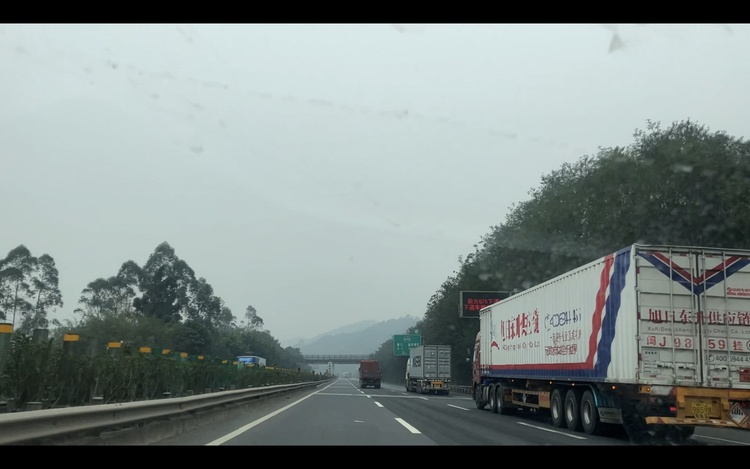
#> input picture opencv_python_study/again/images/highway.jpg, 750 x 469 px, shrunk from 2880 x 1800 before the run
$ jupyter execute chapter13.ipynb   (shell and % lines are left out)
#> lines starting #> are read from the running program, lines starting #| are printed output that depends on the picture
[cell 1]
import cv2
import numpy as np
import matplotlib.pyplot as plt

[cell 2]
def show(img, title='Image'):
    plt.imshow(cv2.cvtColor(img, cv2.COLOR_BGR2RGB))
    plt.axis('off')  # 不显示坐标轴
    plt.title(title) # 图像题目
    plt.show()

从统计的角度讲，直方图是图像内灰度值的统计特性与图像灰度值之间的函数，直方图统计图像内各个灰度级出现的次数。

有时为了便于表示，也会采用归一化直方图。在归一化直方图中，x轴仍然表示灰度级；y轴不再表示灰度级出现的次数，而是灰度级出现的频率。

# ravel函数

numpy中的ravel()、flatten()、squeeze()都有将多维数组转换为一维数组的功能。

区别：
* ravel()：如果没有必要，不会产生源数据的副本

* flatten()：返回源数据的副本

* squeeze()：只能对维数为1的维度降维

# plt 绘图

[cell 3]
img = cv2.imread('images/highway.jpg')
#> img is the input picture: shape (469, 750, 3); mean B, G, R 136.3, 138.1, 127.6
show(img, 'Original')
# plt.hist(img.ravel(), 256)
plt.hist(img.ravel(), 16)
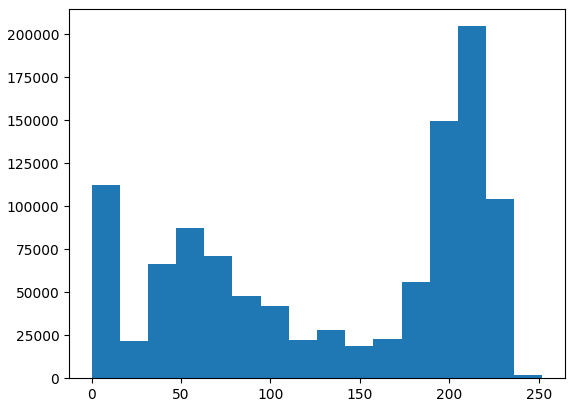
#> figure drawn by matplotlib, 1 panel; tallest bar 204652 high, from x = 204.8 to 220.5

# 使用OpenCV绘制直方图

## 用cv2.calcHist()函数统计图像直方图信息

[cell 4]
hist = cv2.calcHist([img], [0], None, [256], [0, 256])
#> hist = 256 values, max 31529 at index 0, min 0 at index 253, mean 1374
hist
#> Out has the same summary as hist

使用matplotlib.pyplot模块内的plot()函数，可以将函数cv2.calcHist()的返回值绘制为图像直方图。

[cell 5]
plt.plot(hist)
#> figure, not shown here; curve peaks at x = 0, y = 31529

[cell 6]
o=cv2.imread("images/color.jpg")
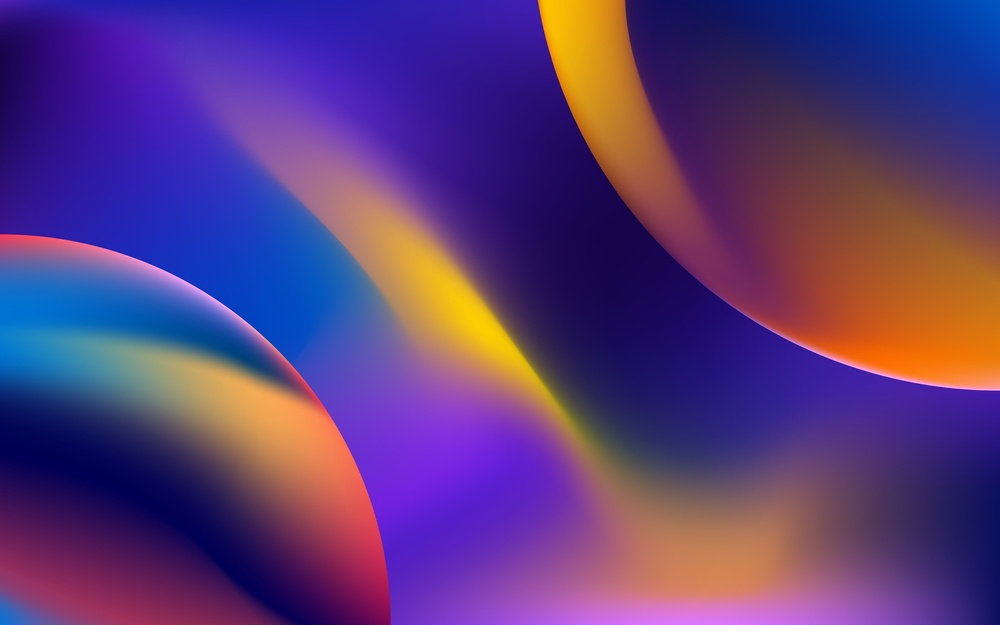
#> input picture opencv_python_study/again/images/color.jpg, 1000 x 625 px, shrunk from 3840 x 2400 before the run
#> o is the input picture: shape (625, 1000, 3); mean B, G, R 121.8, 58.7, 91.4
histb = cv2.calcHist([o], [0], None, [256], [0,255])
#> histb = 256 values, max 22204 at index 84, min 0 at index 254, mean 2441
histg = cv2.calcHist([o], [1], None, [256], [0,255])
#> histg = 256 values, max 12476 at index 31, min 0 at index 207, mean 2441.4
histr = cv2.calcHist([o], [2], None, [256], [0,255])
#> histr = 256 values, max 7190 at index 50, min 0 at index 255, mean 2440.6
plt.plot(histb, color='b')
plt.plot(histg, color='g')
plt.plot(histr, color='r')
plt.show()
#> figure, not shown here; curve peaks at x = 84, y = 22204; curve peaks at x = 31, y = 12476; curve peaks at x = 50, y = 7190

## 使用掩模绘制直方图

当使用掩模图像获取直方图时，仅获取掩模参数mask指定区域的直方图。

# 直方图均衡化

如果一幅图像拥有全部可能的灰度级，并且像素值的灰度均匀分布，那么这幅图像就具有高对比度和多变的灰度色调，灰度级丰富且覆盖范围较大。

OpenCV使用函数cv2.equalizeHist()实现直方图均衡化。

[cell 7]
#-----------读取原始图像---------------
img = cv2.imread('images/highway.jpg', cv2.IMREAD_GRAYSCALE)
#> img: shape (469, 750); min 0, max 247, mean 134.8
#-----------直方图均衡化处理---------------
equ = cv2.equalizeHist(img)
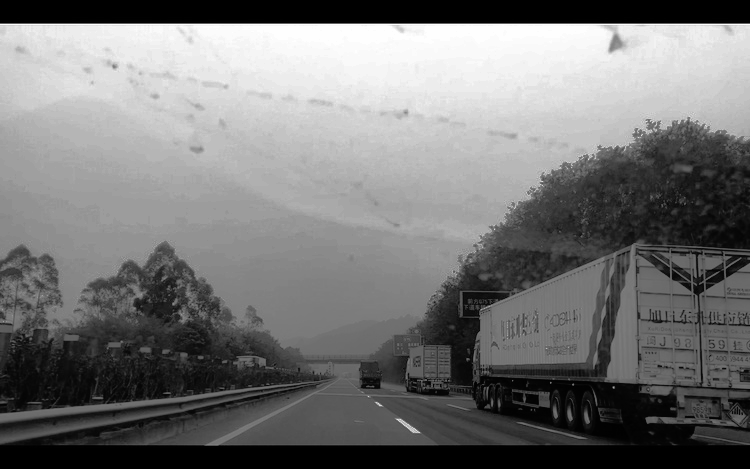
#> equ: shape (469, 750); min 0, max 255, mean 116.8
#-----------显示均衡化前后的图像---------------
show(img, 'Original')
#> call 2 of show, with title = 'Original'
#> in show (call 2), `plt.show()`:
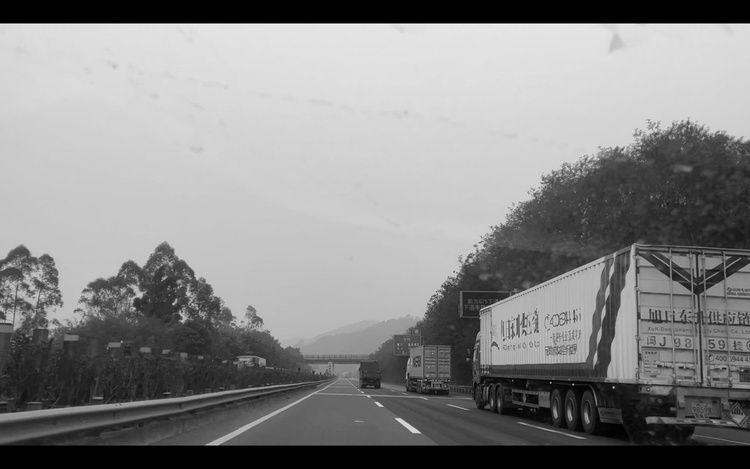
#> shown: shape (469, 750, 3); min 0, max 247, mean 134.8
show(equ, 'Equalized')
#-----------显示均衡化前后的直方图---------------
plt.figure("原始图像直方图")   #构建窗口
plt.hist(img.ravel(),256)
plt.figure("均衡化结果直方图")  #构建新窗口
plt.hist(equ.ravel(),256)
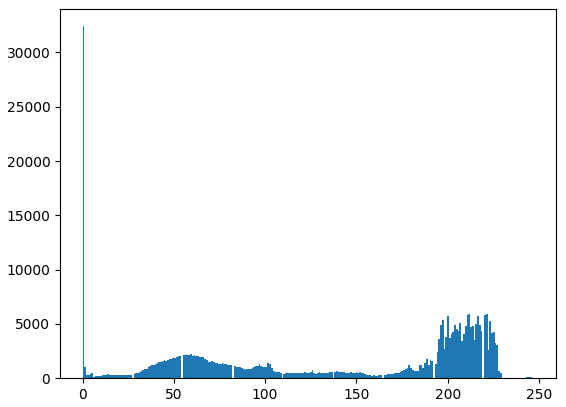
#> figure drawn by matplotlib, 1 panel; tallest bar 32419 high, from x = 0 to 0.965
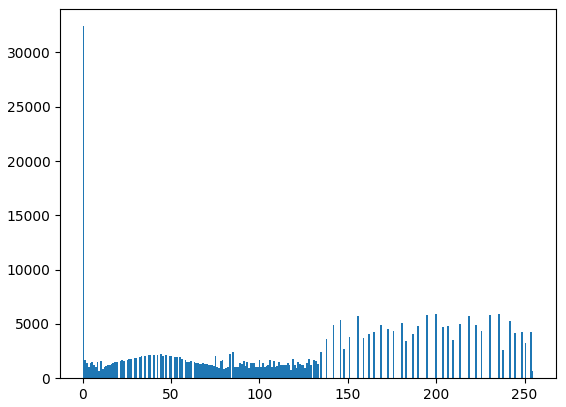
#> figure drawn by matplotlib, 1 panel; tallest bar 32419 high, from x = 0 to 0.996

# pyplot模块介绍

matplotlib.pyplot模块[插图]提供了一个类似于MATLAB绘图方式的框架，可以使用其中的函数方便地绘制图形。

## subplot函数

模块matplotlib.pyplot提供了函数matplotlib.pyplot.subplot()用来向当前窗口内添加一个子窗口对象。

[cell 8]
img = cv2.imread('images/color.jpg', cv2.IMREAD_GRAYSCALE)
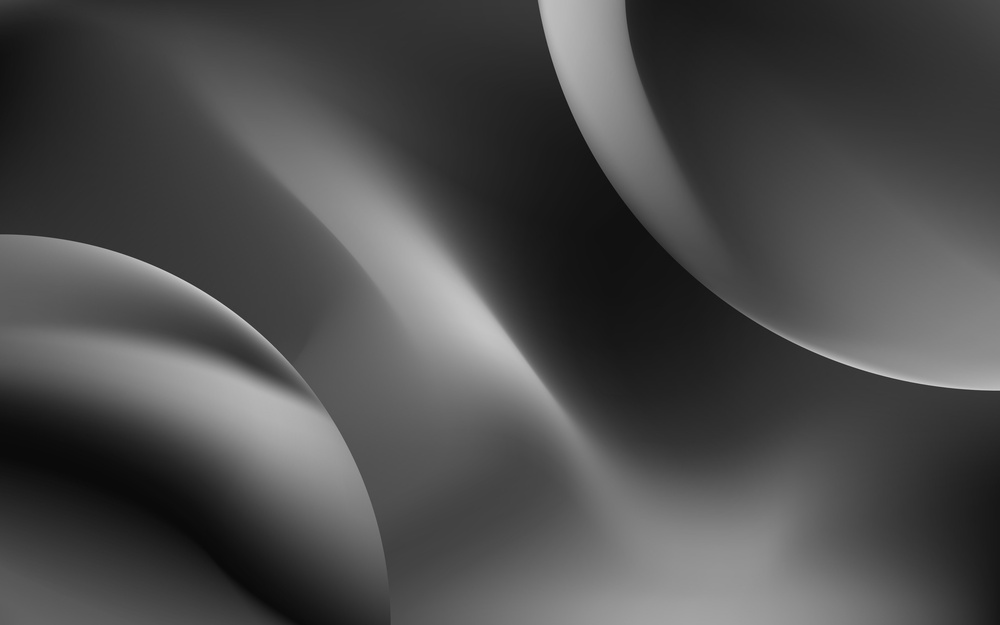
#> img: shape (625, 1000); min 9, max 209, mean 75.7
equ = cv2.equalizeHist(img)
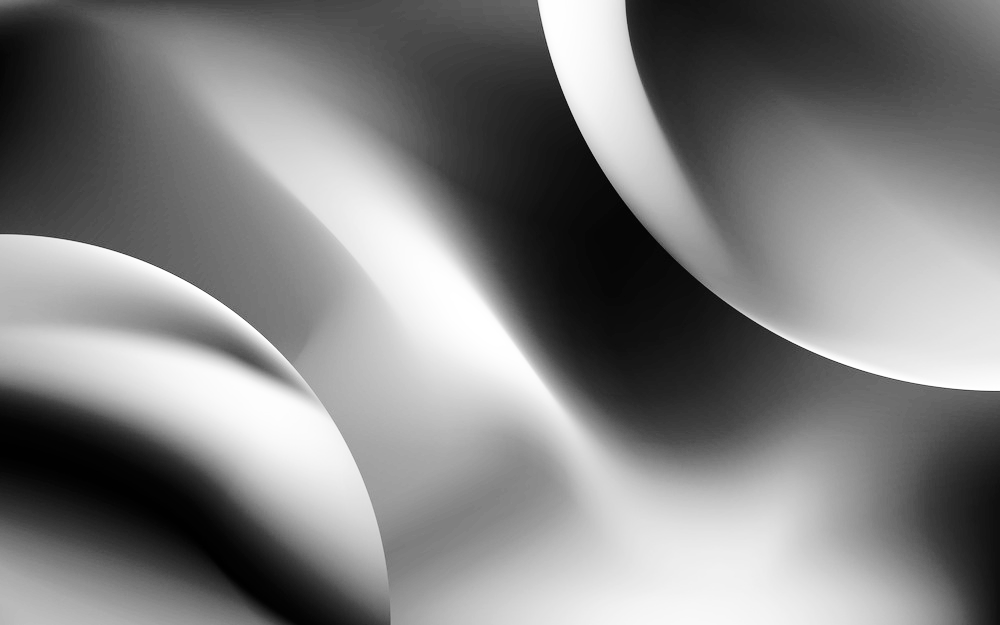
#> equ: shape (625, 1000); min 0, max 255, mean 128.5
plt.figure("subplot示例")
plt.subplot(121), plt.hist(img.ravel(),32)
plt.subplot(122), plt.hist(equ.ravel(),32)
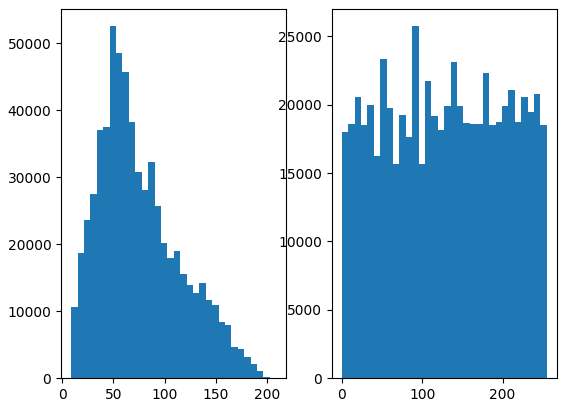
#> figure drawn by matplotlib, 2 panels; panel 1: tallest bar 52563 high, from x = 46.5 to 52.75; panel 2: tallest bar 25732 high, from x = 87.66 to 95.62

## imshow函数

模块matplotlib.pyplot提供了函数matplotlib.pyplot.imshow()用来显示图像。

注意： 函数matplotlib.pyplot.imshow()的显示顺序是RGB模式的。其他格式需要先转换。

[cell 9]
img1 = cv2.imread('images/color.jpg', 1)
img2 = cv2.cvtColor(img1, cv2.COLOR_BGR2GRAY)
plt.figure('结果')
plt.subplot(121), plt.imshow(cv2.cvtColor(img1, cv2.COLOR_BGR2RGB))
plt.title('color')
plt.axis('off')
plt.subplot(122), plt.imshow(img2, cmap=plt.cm.gray)
plt.title('gray')
plt.axis('off')
# plt.show()
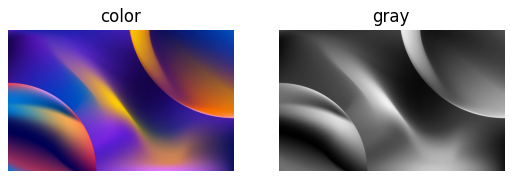
#> figure drawn by matplotlib, 2 panels
